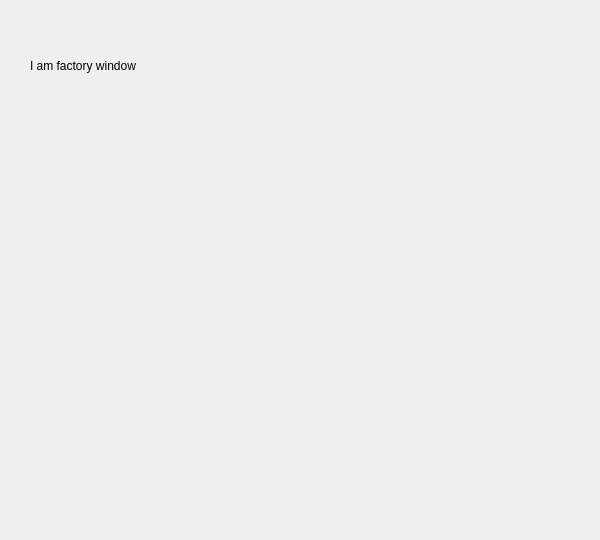
<?xml version="1.0" encoding="UTF-8"?>
<ui version="4.0">
 <class>MenuFactory</class>
 <widget class="QWidget" name="MenuFactory">
  <property name="geometry">
   <rect>
    <x>0</x>
    <y>0</y>
    <width>600</width>
    <height>540</height>
   </rect>
  </property>
  <property name="windowTitle">
   <string>MenuFactory</string>
  </property>
  <widget class="QLabel" name="label">
   <property name="geometry">
    <rect>
     <x>30</x>
     <y>50</y>
     <width>331</width>
     <height>31</height>
    </rect>
   </property>
   <property name="text">
    <string>I am factory window</string>
   </property>
  </widget>
 </widget>
 <resources/>
 <connections/>
</ui>
